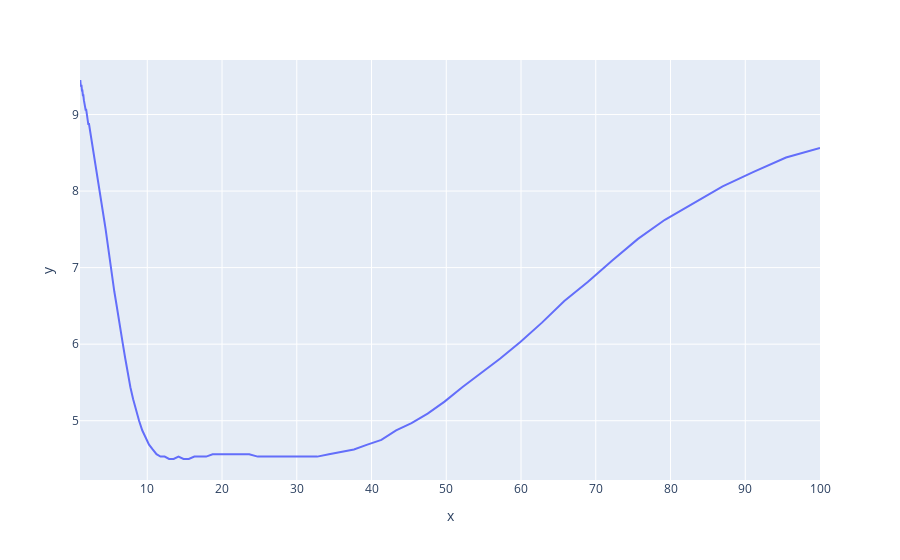

The code cell stored with this chart in its notebook:
### Code cell
px.line(x=np.logspace(0, 2, 100), y=task_losses_positive["location_religion"][0])
